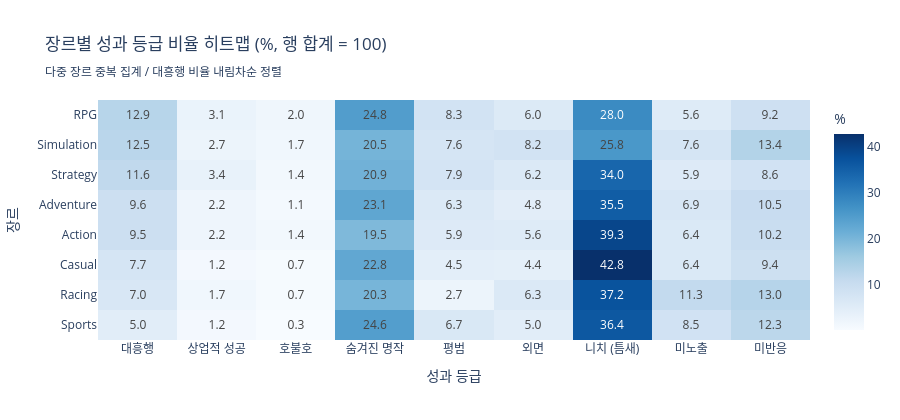

Notebook source saved alongside this figure:
### Markdown cell above
## 2. 장르별 성과 등급 분포 히트맵

각 장르 내에서 성과 등급이 차지하는 비율을 히트맵으로 시각화한다.
비율 기준으로 표시하여 게임 수가 다른 장르 간 공정한 비교가 가능하다.

### Code cell
# 장르 × 등급 교차표 (비율)
cross = pd.crosstab(df['genre'], df['grade_label'], normalize='index') * 100
cross = cross.reindex(columns=GRADE_LABEL_ORDER)

# 대흥행 비율 기준으로 장르 정렬
cross = cross.sort_values('대흥행', ascending=False)

fig = px.imshow(
    cross.round(1),
    text_auto='.1f',
    color_continuous_scale='Blues',
    aspect='auto',
    title='장르별 성과 등급 비율 히트맵 (%, 행 합계 = 100)<br><sub>다중 장르 중복 집계 / 대흥행 비율 내림차순 정렬</sub>',
    labels={'x': '성과 등급', 'y': '장르', 'color': '비율 (%)'},
)
fig.update_layout(height=420, coloraxis_colorbar_title='%')
fig.show()

### Figure 1 — Plotly figure (JSON) as saved in the notebook; plotly's stock layout.template omitted (floating-point values rounded to 4 significant figures)
{"data": [{"coloraxis": "coloraxis", "hovertemplate": "성과 등급: %{x}<br>장르: %{y}<br>비율 (%): %{z}<extra></extra>", "name": "0", "texttemplate": "%{z:.1f}", "type": "heatmap", "x": ["대흥행", "상업적 성공", "호불호", "숨겨진 명작", "평범", "외면", "니치 (틈새)", "미노출", "미반응"], "xaxis": "x", "y": ["RPG", "Simulation", "Strategy", "Adventure", "Action", "Casual", "Racing", "Sports"], "yaxis": "y", "z": [[12.9, 3.1, 2.0, 24.8, 8.3, 6.0, 28.0, 5.6, 9.2], [12.5, 2.7, 1.7, 20.5, 7.6, 8.2, 25.8, 7.6, 13.4], [11.6, 3.4, 1.4, 20.9, 7.9, 6.2, 34.0, 5.9, 8.6], [9.6, 2.2, 1.1, 23.1, 6.3, 4.8, 35.5, 6.9, 10.5], [9.5, 2.2, 1.4, 19.5, 5.9, 5.6, 39.3, 6.4, 10.2], [7.7, 1.2, 0.7, 22.8, 4.5, 4.4, 42.8, 6.4, 9.4], [7.0, 1.7, 0.7, 20.3, 2.7, 6.3, 37.2, 11.3, 13.0], [5.0, 1.2, 0.3, 24.6, 6.7, 5.0, 36.4, 8.5, 12.3]]}], "layout": {"coloraxis": {"colorbar": {"title": {"text": "%"}}, "colorscale": [[0, "rgb(247,251,255)"], [0.125, "rgb(222,235,247)"], [0.25, "rgb(198,219,239)"], [0.375, "rgb(158,202,225)"], [0.5, "rgb(107,174,214)"], [0.625, "rgb(66,146,198)"], [0.75, "rgb(33,113,181)"], [0.875, "rgb(8,81,156)"], [1, "rgb(8,48,107)"]]}, "height": 420, "title": {"text": "장르별 성과 등급 비율 히트맵 (%, 행 합계 = 100)<br><sub>다중 장르 중복 집계 / 대흥행 비율 내림차순 정렬</sub>"}, "xaxis": {"anchor": "y", "domain": [0, 1], "title": {"text": "성과 등급"}}, "yaxis": {"anchor": "x", "autorange": "reversed", "domain": [0, 1], "title": {"text": "장르"}}}}
